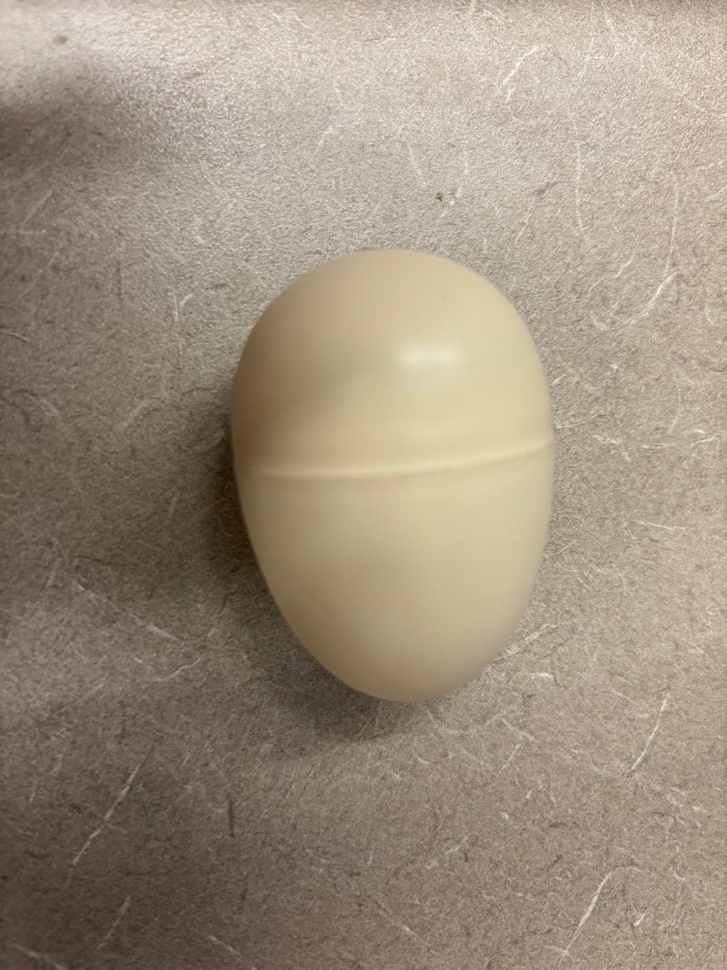
#> input picture test images/test image (1).jpeg, 727 x 970 px, shrunk from 1200 x 1600 before the run; its folder holds only this picture in this run
$ python 'egg size estimator.py'
#> lines starting #> are read from the running program, lines starting #| are printed output that depends on the picture; after the words box and inside, x2 and y2 are one past the last pixel; in counts of white or black regions, pixels touching at a corner belong together
import cv2
import numpy as np
import os

def estimate_egg_size(image_path):
    """
    Estimates the egg size by fitting an ellipse to the detected contour.
    Returns the major and minor axes of the ellipse in pixels.
    """
#> called with image_path = 'test images/test image (1).jpeg'
    img = cv2.imread(image_path)
#> img is the input picture: shape (970, 727, 3); mean B, G, R 127.1, 144.2, 157.3
    if img is None:
        print(f"Failed to read {image_path}")
        return None

    gray = cv2.cvtColor(img, cv2.COLOR_BGR2GRAY)
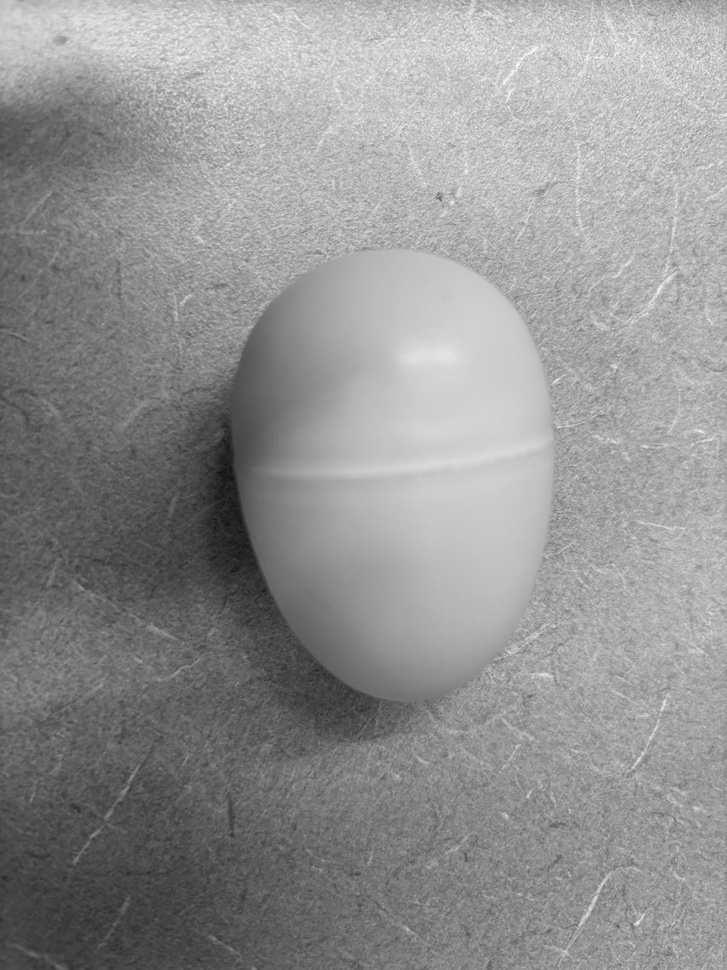
#> gray: shape (970, 727); min 19, max 252, mean 146.2

    # Increase contrast using CLAHE
    clahe = cv2.createCLAHE(clipLimit=2.0, tileGridSize=(8,8))
    gray = clahe.apply(gray)
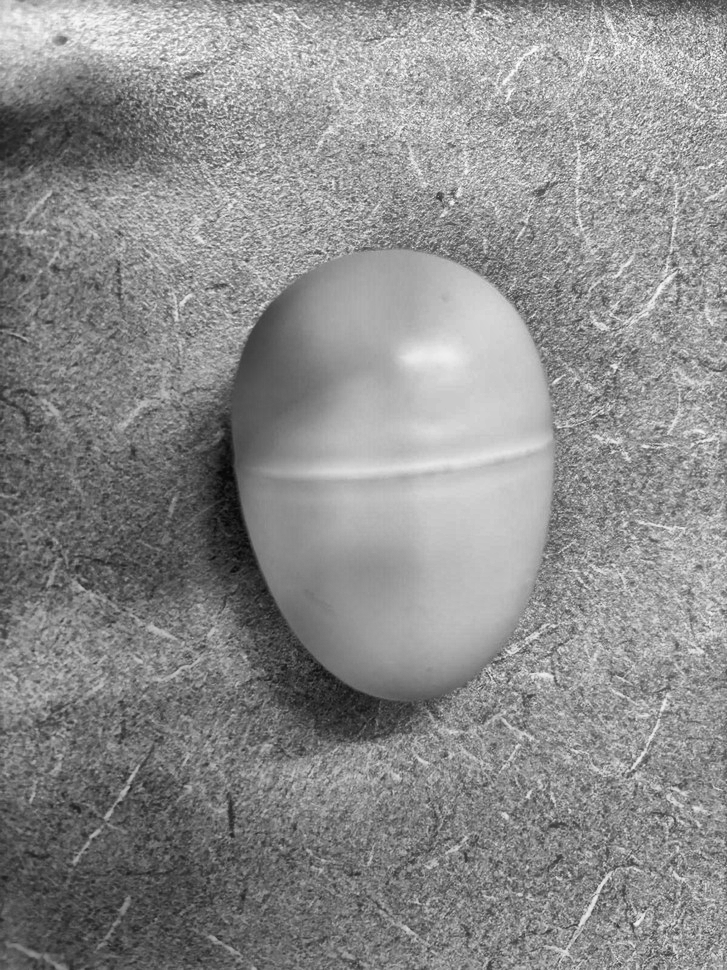
#> gray: shape (970, 727); min 7, max 254, mean 139.7

    # Increase Gamma
    gamma = 3  # >1 brightens, <1 darkens
    look_up_table = np.array([((i / 255.0) ** (1.0 / gamma)) * 255 for i in np.arange(0, 256)]).astype("uint8")
    gray = cv2.LUT(gray, look_up_table)
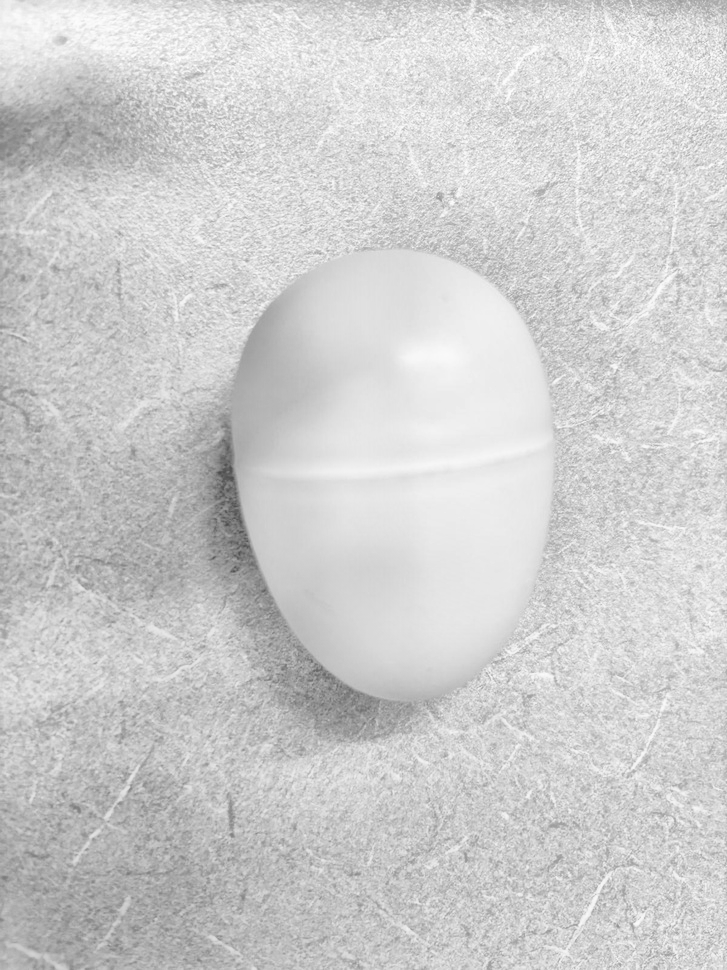
#> gray: shape (970, 727); min 76, max 254, mean 205.8

    #Apply Otsu threshold
    #_, thresh = cv2.threshold(gray, 0, 255, cv2.THRESH_BINARY + cv2.THRESH_OTSU)

    # Adaptive threshold
    thresh = cv2.adaptiveThreshold(
        gray, 255, cv2.ADAPTIVE_THRESH_GAUSSIAN_C,
        cv2.THRESH_BINARY, 11, 2
    )
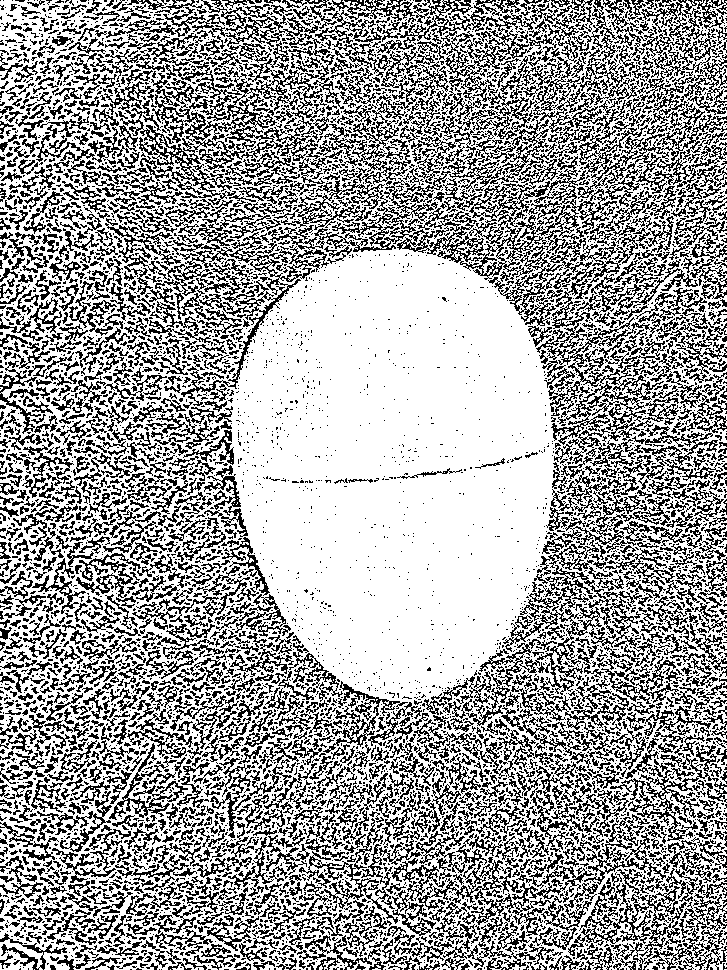
#> thresh: shape (970, 727); 64.5% white; black in thin lines or dots

    #cv2.imshow("Threshold1", thresh)
    #cv2.waitKey(0)
    #cv2.destroyAllWindows()

    #Invert threshold if egg is light on dark background
    if np.mean(gray[thresh == 255]) > np.mean(gray[thresh == 0]):
        thresh = cv2.bitwise_not(thresh)
#> thresh: shape (970, 727); 35.5% white in thin lines or dots

    #cv2.imshow("Threshold2", thresh)
    #cv2.waitKey(0)
    #cv2.destroyAllWindows()

    # Morphological operations to clean up the mask
    kernel = cv2.getStructuringElement(cv2.MORPH_ELLIPSE, (7,7))
    thresh = cv2.morphologyEx(thresh, cv2.MORPH_CLOSE, kernel, iterations=2)
#> thresh: shape (970, 727); 85.6% white; 1 black region, box (x1, y1, x2, y2) and area: (238, 254, 554, 687) 101217
    thresh = cv2.morphologyEx(thresh, cv2.MORPH_OPEN, kernel, iterations=2)
#> thresh: shape (970, 727); 85% white; 1 black region, box (x1, y1, x2, y2) and area: (238, 254, 554, 687) 105845
    thresh = cv2.dilate(thresh, kernel, iterations=1)
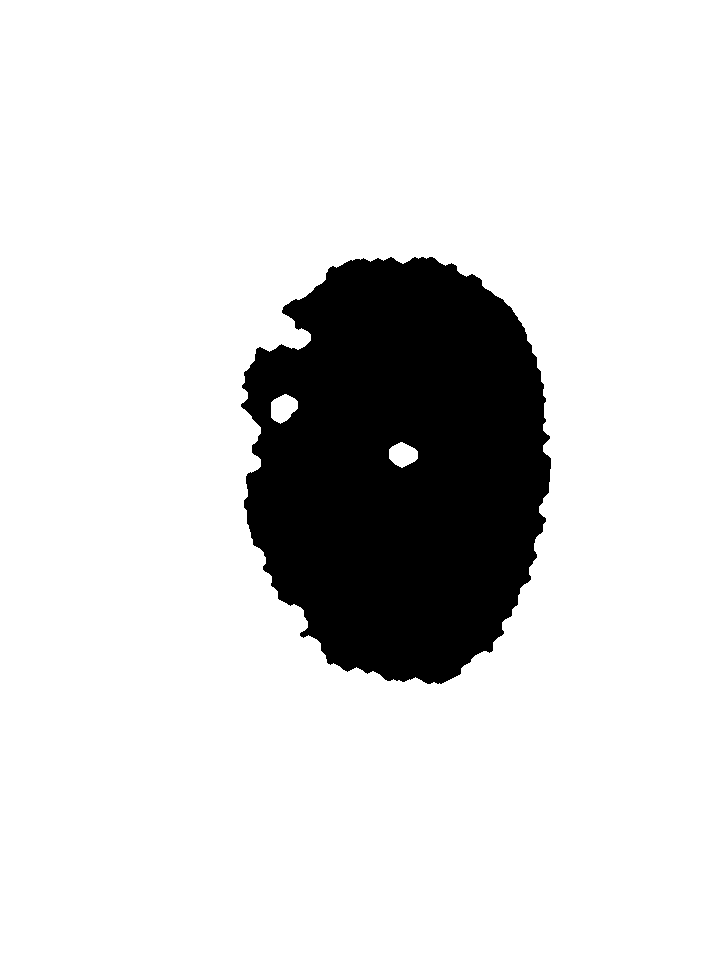
#> thresh: shape (970, 727); 85.6% white; 1 black region, box (x1, y1, x2, y2) and area: (241, 257, 551, 684) 101334

    #cv2.imshow("Threshold3", thresh)
    #cv2.waitKey(0)
    #cv2.destroyAllWindows()

    # invert it so that contours can be found for largest white area
    thresh = cv2.bitwise_not(thresh)
#> thresh: shape (970, 727); 14.4% white; 1 white region

    #cv2.imshow("Threshold4", thresh)
    #cv2.waitKey(0)
    #cv2.destroyAllWindows()

    #Find contours
    contours1, _ = cv2.findContours(thresh, cv2.RETR_EXTERNAL, cv2.CHAIN_APPROX_SIMPLE)
#> contours1 = 1 contour; box (x1, y1, x2, y2) and area: (241, 257, 551, 684) 101822
    contours2, _ = cv2.findContours(thresh, cv2.RETR_LIST, cv2.CHAIN_APPROX_NONE)
#> contours2 = 3 contours; box (x1, y1, x2, y2) and area: (241, 257, 551, 684) 101822, (270, 393, 299, 425) 612, (388, 441, 419, 469) 570

    num_labels, labels, stats, centroids = cv2.connectedComponentsWithStats(thresh)
#> num_labels = 2; stats = [[0, 0, 727, 970, 603856], [241, 257, 310, 427, 101334]]; centroids = [[356.8, 487.5], [399.8, 466.5]]
    # Ignore label 0 (background), find the largest component
    largest_label = 1 + np.argmax(stats[1:, cv2.CC_STAT_AREA])
#> largest_label = 1
    mask = np.uint8(labels == largest_label)
#> mask: shape (970, 727); values 0 (black) and 1 (white), 14.4% white; 1 white region
    contours3, _ = cv2.findContours(mask, cv2.RETR_LIST, cv2.CHAIN_APPROX_NONE)
#> contours3 has the same summary as contours2

    if not contours1 or not contours2 or not contours3:
        print(f"No contours found in {image_path}")
        return None

    # Filter contours by area (ignore very small or very large)
    img_area = img.shape[0] * img.shape[1]
#> img_area = 705190
    filtered_contours = []
    contours = contours1 + contours2 + contours3
#> contours = 7 contours; box (x1, y1, x2, y2) and area: (241, 257, 551, 684) 101822, (241, 257, 551, 684) 101822, (241, 257, 551, 684) 101822, (270, 393, 299, 425) 612, (270, 393, 299, 425) 612, (388, 441, 419, 469) 570, (388, 441, 419, 469) 570
    for c in contours:
        area = cv2.contourArea(c)
        if 0.01 * img_area < area < 0.95* img_area:
            filtered_contours.append(c)
            print(f"Contour area: {area}, Image area: {img_area}")
#> this loop made 7 passes
#> area on passes 1 to 7: 101821.5, 570, 612, 101821.5, 570, 612, 101821.5
#| Contour area: 101821.5, Image area: 705190
#| Contour area: 101821.5, Image area: 705190
#| Contour area: 101821.5, Image area: 705190
#> after the loop, filtered_contours = 3 contours; box (x1, y1, x2, y2) and area: (241, 257, 551, 684) 101822, (241, 257, 551, 684) 101822, (241, 257, 551, 684) 101822
    if not filtered_contours:
        print(f"No suitable contours found in {image_path}")
        return None

    #Find the largest contour
    largest_contour = max(filtered_contours, key=cv2.contourArea)
#> largest_contour = contour of 648 points, box (x1, y1, x2, y2) (241, 257, 551, 684), area 101822

    #Check if we can fit an ellipse
    if len(largest_contour) < 5:
        print(f"Not enough points to fit ellipse in {image_path}")
        return None

    #Fit ellipse
    ellipse = cv2.fitEllipse(largest_contour)
#> ellipse = ((399.7, 467.1), (305.3, 428.5), 179.1)
    (x, y), (axis1, axis2), angle = ellipse
#> x = 399.7; y = 467.1; axis1 = 305.3; axis2 = 428.5; angle = 179.1

    #axis1 is major, axis2 is minor
    major_axis = max(axis1, axis2)
#> major_axis = 428.5
    minor_axis = min(axis1, axis2)
#> minor_axis = 305.3

    print(f"{os.path.basename(image_path)} → Major Axis: {major_axis:.2f}px, Minor Axis: {minor_axis:.2f}px")
#| test image (1).jpeg → Major Axis: 428.51px, Minor Axis: 305.25px

    # Generate points along the ellipse
    ellipse_points = cv2.ellipse2Poly(
        (int(x), int(y)),
        (int(major_axis/2), int(minor_axis/2)),
        int(angle),
        0, 360, 1
    )
#> ellipse_points = 361 pairs, first value 185 to 613, second value 315 to 619
    # Find bounding box
    bbox = cv2.boundingRect(ellipse_points)
#> bbox = (185, 315, 429, 305)
    # bbox is (x, y, w, h)

    # CH: Fit ellipsis and draw it in green
    eli_img = img.copy()
    cv2.ellipse(eli_img, ellipse, (0, 255, 0), 2)
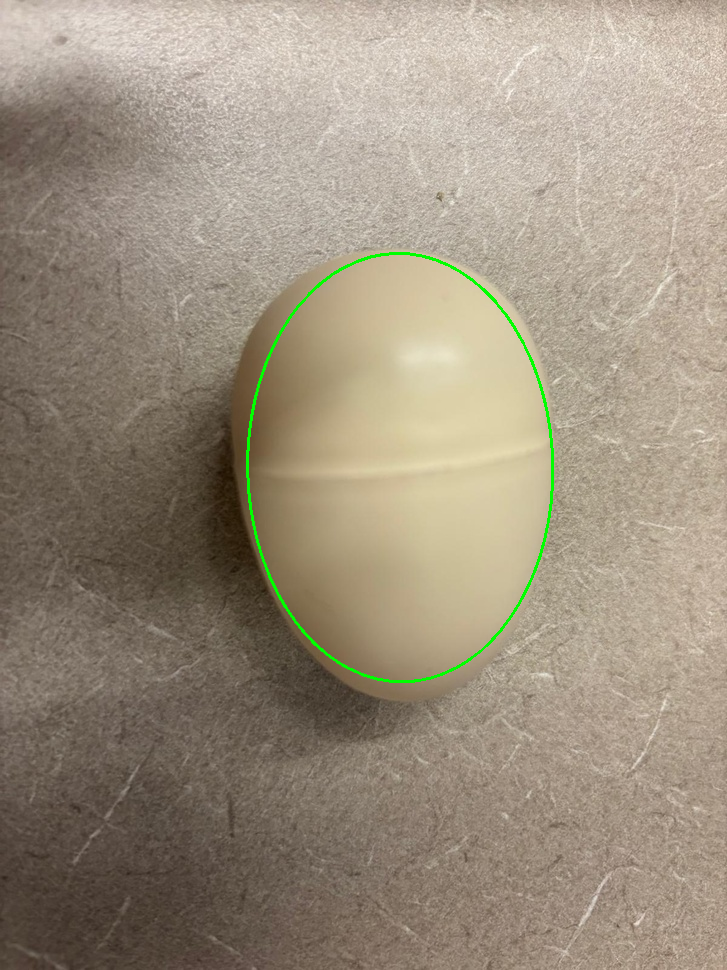
#> eli_img: shape (970, 727, 3); 0.49% of pixels changed, all inside (x1, y1, x2, y2) = (246, 252, 554, 683)

    # show for debugging
    #cv2.imshow("Image", img)
    cv2.imshow("Threshold", thresh)
    cv2.imshow("Ellipsis", eli_img)
    cv2.waitKey(0)
    cv2.destroyAllWindows()

    return major_axis, minor_axis, bbox

#Test running on all images in test folder
if __name__ == "__main__":
    test_folder = "test images"
    for file in os.listdir(test_folder):
        if file.lower().endswith((".jpg", ".jpeg", ".png")):
            img_path = os.path.join(test_folder, file)
            estimate_egg_size(img_path)

$ run again, on test images/test image (2).jpeg
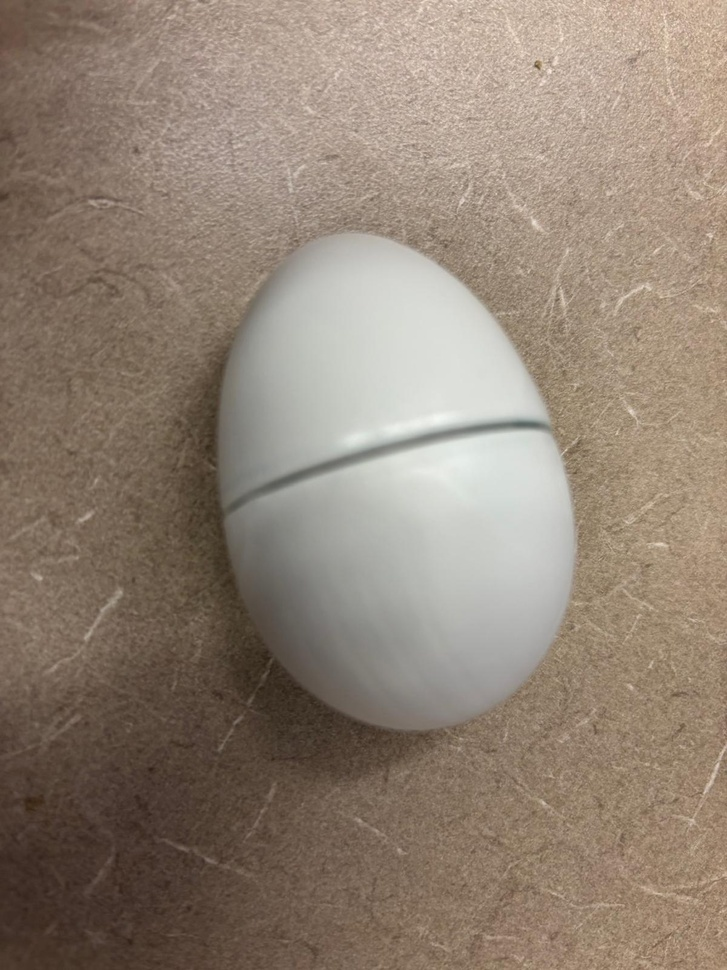
#> input picture test images/test image (2).jpeg, 727 x 970 px, shrunk from 1200 x 1600 before the run
#> in estimate_egg_size, img is the input picture: shape (970, 727, 3); mean B, G, R 116.7, 130.9, 145.8
#> in estimate_egg_size, `thresh = cv2.dilate(thresh, kernel, iterations=1)`:
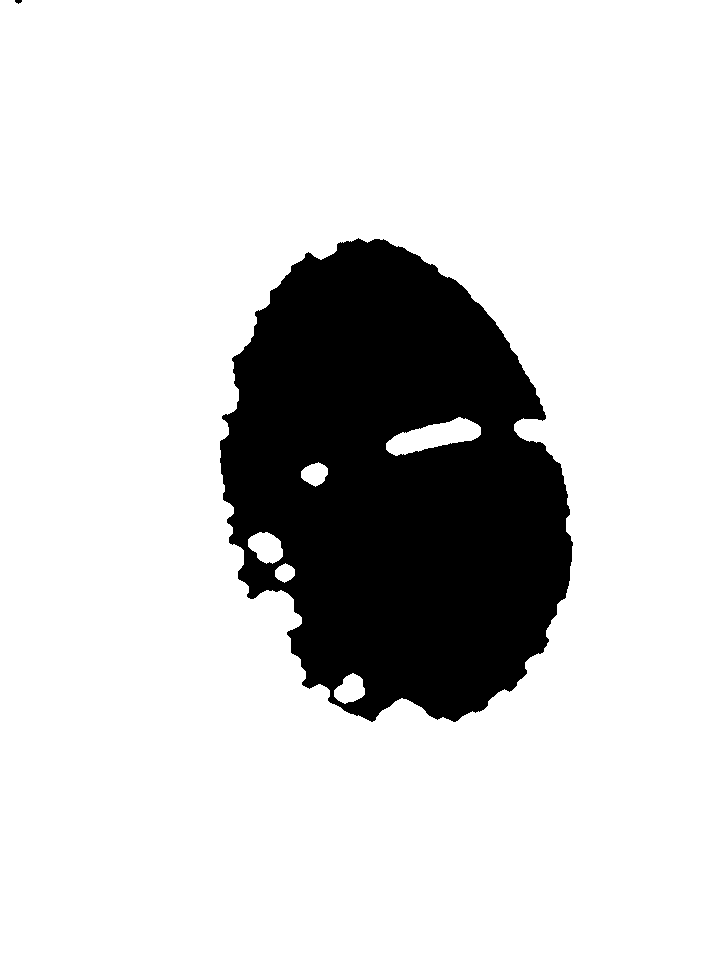
#> thresh: shape (970, 727); 82.9% white; 2 black regions, box (x1, y1, x2, y2) and area: (220, 238, 573, 722) 120820, (15, 0, 22, 4) 20
#> contours1 = 2 contours, 1 with area under 20; largest, box (x1, y1, x2, y2) and area: (220, 238, 573, 722) 124288
#> contours2 = 7 contours, 1 with area under 20; largest, box (x1, y1, x2, y2) and area: (220, 238, 573, 722) 124288, (385, 416, 482, 457) 2080, (247, 531, 284, 565) 846, (333, 672, 366, 705) 690, (300, 461, 329, 488) 496, (274, 562, 296, 584) 304
#> labels: shape (970, 727) int32; 3 distinct labels, from 0 to 2
#> num_labels = 3; stats = [[0, 0, 727, 970, 584350], [15, 0, 7, 4, 20], [220, 238, 353, 484, 120820]]; centroids = [[356.3, 484.7], [18, 1], [395.3, 483.6]]
#> largest_label = 2
#> mask: shape (970, 727); values 0 (black) and 1 (white), 17.1% white; 1 white region
#> contours3 = 6 contours; box (x1, y1, x2, y2) and area: (220, 238, 573, 722) 124288, (385, 416, 482, 457) 2080, (247, 531, 284, 565) 846, (333, 672, 366, 705) 690, (300, 461, 329, 488) 496, (274, 562, 296, 584) 304
#> contours = 15 contours, 2 with area under 20; largest, box (x1, y1, x2, y2) and area: (220, 238, 573, 722) 124288, (220, 238, 573, 722) 124288, (220, 238, 573, 722) 124288, (385, 416, 482, 457) 2080, (385, 416, 482, 457) 2080
#> the loop in estimate_egg_size, `for c in contours:` made 15 passes
#> area on passes 1, 3, 4, 5, 6, 7, 8, 10: 124288, 689.5, 304, 846, 495.5, 2079.5, 124288, 689.5
#> (printed output is left out)
#> after the loop in estimate_egg_size, `for c in contours:`: filtered_contours = 3 contours; box (x1, y1, x2, y2) and area: (220, 238, 573, 722) 124288, (220, 238, 573, 722) 124288, (220, 238, 573, 722) 124288
#> largest_contour = contour of 695 points, box (x1, y1, x2, y2) (220, 238, 573, 722), area 124288
#> ellipse = ((392.4, 484.7), (326.7, 487.8), 166.1)
#> x = 392.4; y = 484.7; axis1 = 326.7; axis2 = 487.8; angle = 166.1
#> major_axis = 487.8
#> minor_axis = 326.7
#| test image (2).jpeg → Major Axis: 487.77px, Minor Axis: 326.75px
#> ellipse_points = 361 pairs, first value 153 to 631, second value 315 to 653
#> bbox = (153, 315, 479, 339)
#> in estimate_egg_size, `cv2.ellipse(eli_img, ellipse, (0, 255, 0), 2)`:
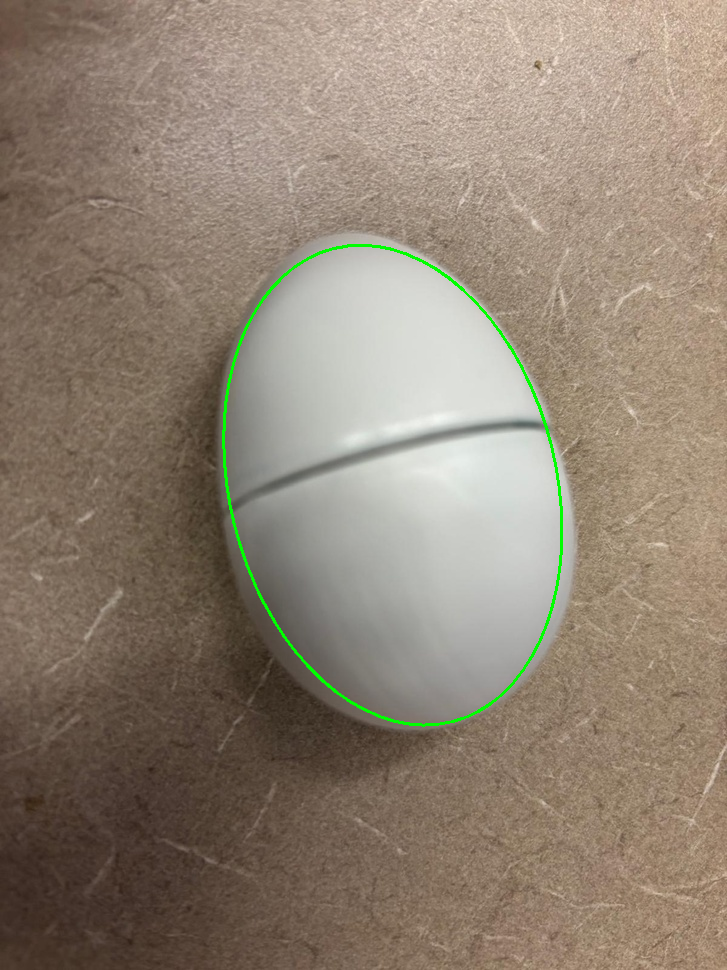
#> eli_img: shape (970, 727, 3); 0.55% of pixels changed, all inside (x1, y1, x2, y2) = (222, 244, 563, 727)
